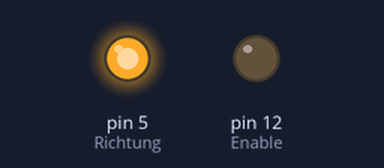
Bench run of a sketch on a simulated Arduino Uno, built with avr-gcc and run on an emulated ATmega328P. On the bench: output pins drawn as LEDs (lit = HIGH). Pins used as bus, display or sensor lines are not drawn.

Above: at 0.3 s.
At 3.5 s:
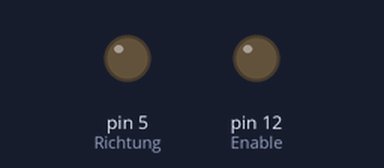
Timing chart, 0 to 8.4 s (numbered marks = the images above):
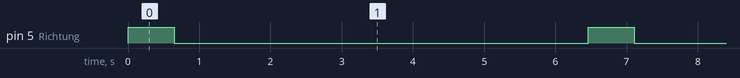

The sketch:

Stepper.ino
```cpp
int stepCounter;
int steps = 1200;

void setup() {
  pinMode(12, OUTPUT); // Enable
  pinMode(6, OUTPUT); // Step
  pinMode(5, OUTPUT); // Richtung

  digitalWrite(6, LOW);
}

void loop() {

  digitalWrite(5,HIGH); // im Uhrzeigersinn

  for(stepCounter = 0; stepCounter < steps; stepCounter++) {
    digitalWrite(6,HIGH);
    delayMicroseconds(200);
    digitalWrite(6,LOW);
    delayMicroseconds(200);

     Serial.begin(9600);
  }

  delay(100);

  digitalWrite(5,LOW); // gegen den Uhrzeigersinn

  for(stepCounter = 0; stepCounter < steps; stepCounter++) {
    digitalWrite(6,HIGH);
    delayMicroseconds(2000);
    digitalWrite(6,LOW);
    delayMicroseconds(2000);
  }

  delay(1000);

}
```

Measured:
- by itself, pin 5 (Richtung): alternates HIGH for 0.65 s and LOW for 5.8 s
